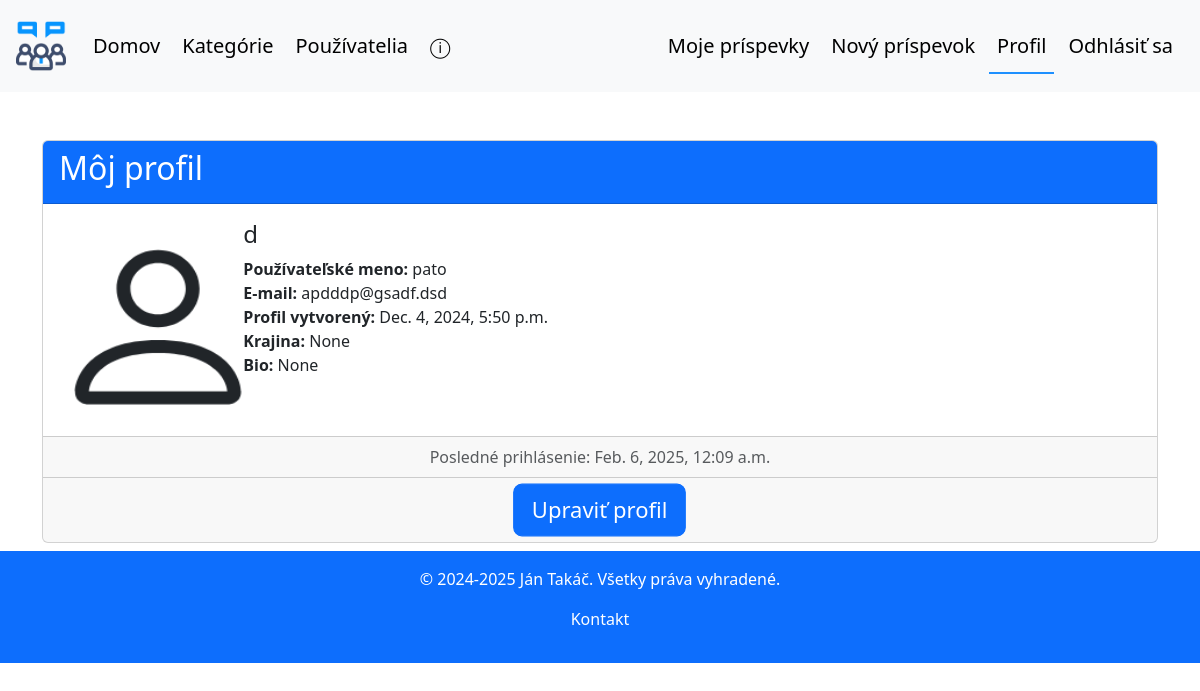
The app's page /profile/ (signed in) with its own data.
### forum/models.py (models this page shows, shortened)
class Profile(models.Model):
    user = models.OneToOneField(User, on_delete=models.CASCADE, related_name='profile')
    image = models.ImageField(default='pf_pics/default.png', upload_to='pf_pics', null=False, blank=True)
    country = models.CharField(max_length=50, null=True, blank=True)
    bio = models.TextField(max_length=150, null=True, blank=True)

### forum/views.py (the view)
# urls.py: path('profile/', views.profile_view, name='profile'),
@login_required
def profile_view(request):
    profile = request.user.profile
    return render(request, 'forum/profile.html', {'profile': profile})

### forum/templates/forum/profile.html (shortened to what this page needs)
{% extends 'forum/base.html' %}
{% block profile_active %}active{% endblock %}
{% block content %}
<div class="container mt-5">
    <div class="card mb-2">
        <div class="card-header bg-primary text-white">
            <h2>Môj profil</h2>
        </div>
        <div class="card-body">
            <div class="row">
                <div class="col-md-2">
                    <img src="{{ profile.image.url }}" width="200" height="200" alt="pf_picture">
                </div>
                <div class="col-md-8">
                    <h4 class="card-title">{{ profile.user.first_name }}  {{ profile.user.last_name }}</h4>
                    <p class="card-text">
                        <strong>Používateľské meno:</strong> {{ profile.user.username }}<br>
                        <strong>E-mail:</strong> {{ profile.user.email }}<br>
                        <strong>Profil vytvorený: </strong> {{ profile.user.date_joined }}<br>
                        <strong>Krajina: </strong> {{ profile.country }}<br>
                        <strong>Bio: </strong> {{ profile.bio }}
                    </p>
                </div>
            </div>
        </div>
        <div class="card-footer text-muted text-center">
            Posledné prihlásenie: {{ profile.user.last_login }}
        </div>
        <div class="card-footer text-center">
            <a class="btn btn-primary btn-lg" href="{% url 'forum:profile_edit' %}" type="button">Upraviť profil</a>
        </div>
    </div>
</div>
{% endblock %}

### forum/static/forum/style.css (style rules this page uses)
.container-fluid .btn:hover, .container .btn { transform: scale(1.1); transition: transform 0.4s ease; }
.card { transition: transform 0.4s ease, box-shadow 0.4s ease; }

### records on screen
Profile: image (placeholder picture), user.first_name "d", user.username "pato", user.email "apdddp@gsadf.dsd", user.date_joined "Dec. 4, 2024, 5:50 p.m.", country "None", bio "None", user.last_login "Feb. 6, 2025, 12:09 a.m."
